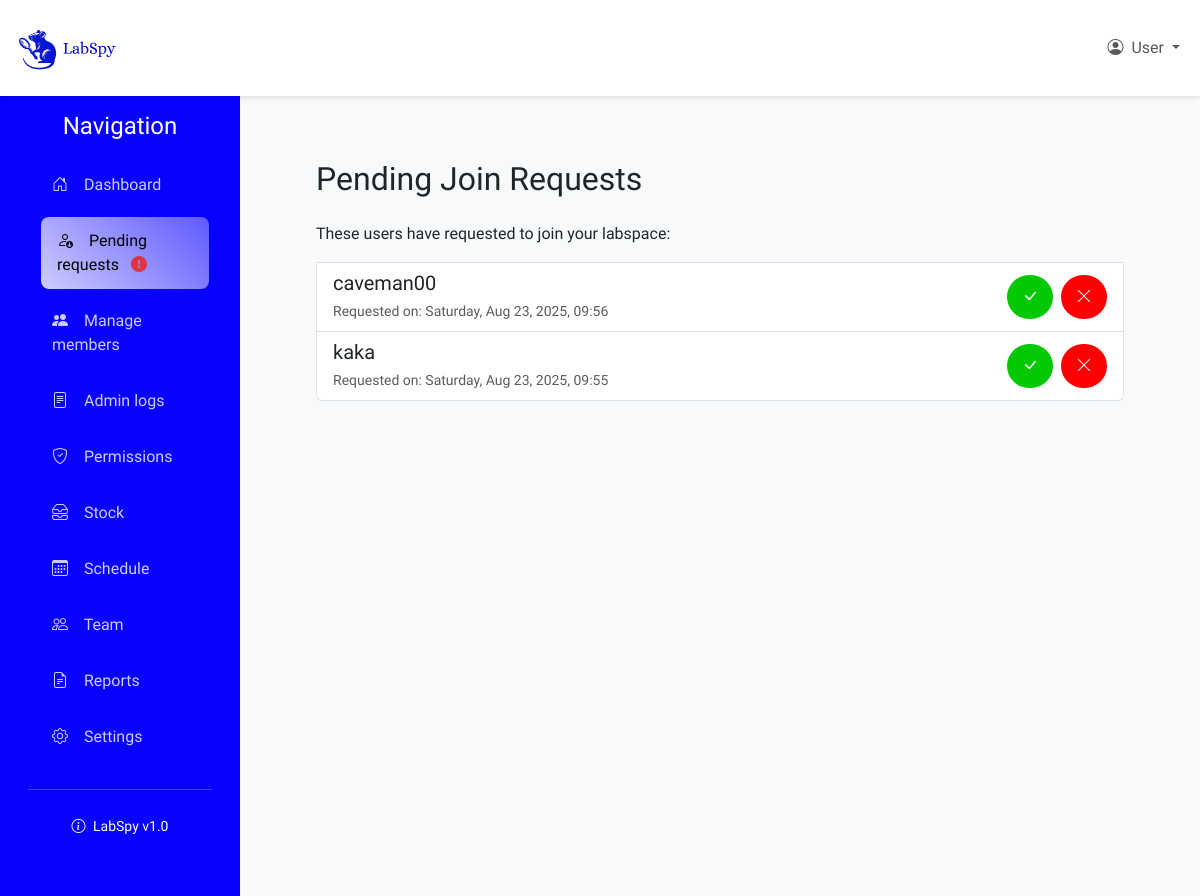
The app's page /labspaces/lab/YSZIVU/pending_requests/ (signed in), older data.
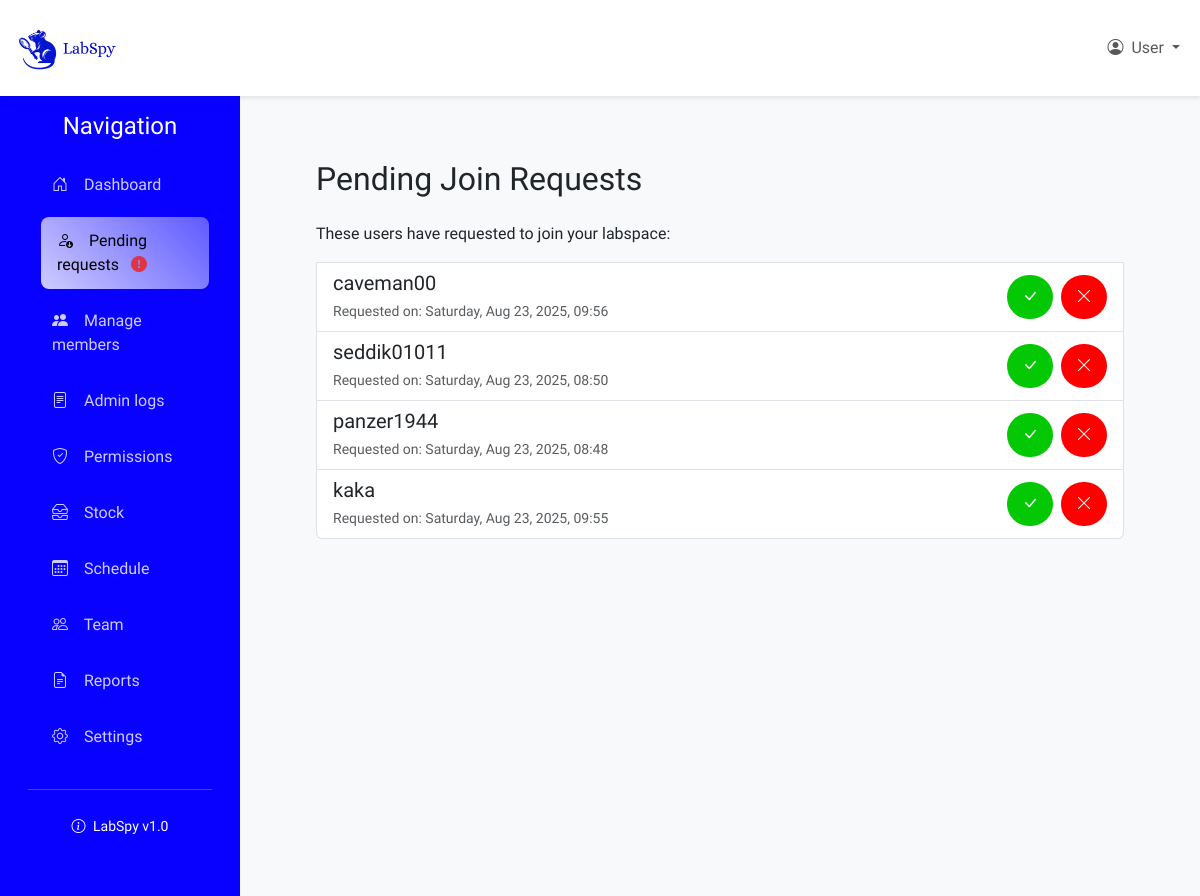
The same page, newer data.
### labspaces/models.py (models this page shows, shortened)
class LabMembership(models.Model):
    ROLE_CHOICES = [
        ('pending', 'Pending'),
        ('owner', 'Owner'),
        ('manager', 'Manager'),
        ('researcher', 'Researcher'),
        ('guest', 'Guest'),
    ]
    lab = models.ForeignKey(Lab, on_delete=models.CASCADE)
    user = models.ForeignKey(CustomUser, on_delete=models.CASCADE)
    role = models.CharField(max_length=64, choices=ROLE_CHOICES)
    created_at = models.DateTimeField(auto_now_add=True)
    class Meta:
        unique_together = ('lab', 'user')

### users/models.py (models this page shows)
class CustomUser(AbstractUser):
    phone_number = models.CharField(max_length=8, blank=True, null=True)
    date_joined = models.DateTimeField(auto_now_add=True, null=True, blank=True)

### labspaces/views.py (the view)
# urls.py: path('lab/<str:code>/pending_requests/', views.pending_requests, name='pending_requests'),
@login_required
def pending_requests(request, code):
    if not is_lab_admin(request.user, code):
        return HttpResponseForbidden("You are not authorized to view this page")
    try:
        labspace = Lab.objects.get(code=code)
        pending_requests = LabMembership.objects.filter(lab=labspace, role='pending')
        return render(request, 'labspaces/admin-pending-requests.html', {
            'pending_requests': pending_requests,
            'labspace': labspace
        })
    except Lab.DoesNotExist:
        raise Http404("Lab not found")

### labspaces/context_processors.py (called while the page is built)
def lab_admin_status(request):
    context = {'user_is_admin': False, 'current_lab': None}
    if request.user.is_authenticated:
        try:
            lab_code = get_lab_code_from_url(request)
            if lab_code != "":
                try:
                    lab = Lab.objects.get(code=lab_code)
                    is_admin = LabMembership.objects.filter(
                        lab=lab,
                        user=request.user,
                        role='owner'
                    ).exists()
                    if is_admin:
                        context['user_is_admin'] = True
                        context['current_lab'] = lab
                except Lab.DoesNotExist:
                    pass
        except Exception as e:
            pass
    return context

### labspaces/models.py (called while the page is built)
    def has_pending_requests(self):
        return LabMembership.objects.filter(lab=self, role='pending').exists()

### labspaces/util.py (called while the page is built)
def get_lab_code_from_url(request):
    lab_code = ""
    if request.user.is_authenticated:
        resolved = resolve(request.path)
        if 'code' in resolved.kwargs:
            lab_code = resolved.kwargs['code']
    return lab_code

### labspaces/templates/labspaces/admin-pending-requests.html (shortened to what this page needs)
{% extends 'labspaces/lab_layout.html' %}
{% block content %}
    <div class="content-wrapper">
        <h2>Pending Join Requests</h2>
        {% if pending_requests %}
            <div class="list-group mt-4">
                <p>These users have requested to join your labspace:</p>
                {% for request in pending_requests %}
                    <div class="list-group-item">
                        <div class="d-flex justify-content-between align-items-center">
                            <div>
                                <h5 class="mb-1">{{ request.user.username }}</h5>
                                <small class="text-muted">Requested on: {{ request.created_at|date:"l, M d, Y, H:i" }}</small>
                            </div>
                            <div class="d-inline-flex gap-2">
                                <form action="{% url 'labspaces:accept_request' code=labspace.code %}" method="post">
                                    <button type="submit" class="btn-1 accept-btn"><i class="bi bi-check-lg"></i></button>
                                </form>
                                <form action="{% url 'labspaces:reject_request' code=labspace.code %}" method="post">
                                    <button type="submit" class="btn-1 reject-btn"><i class="bi bi-x-lg"></i></button>
                                </form>
                            </div>
                        </div>
                    </div>
                {% endfor %}
            </div>
        {% else %}
            <p>No pending requests at this time.</p>
        {% endif %}
    </div>
{% endblock %}

Row changes from the older to the newer data that the page shows:
now on this page (row edited): LabMembership: user.username "seddik01011", created_at "Saturday, Aug 23, 2025, 08:50"
now on this page (row edited): LabMembership: user.username "panzer1944", created_at "Saturday, Aug 23, 2025, 08:48"
